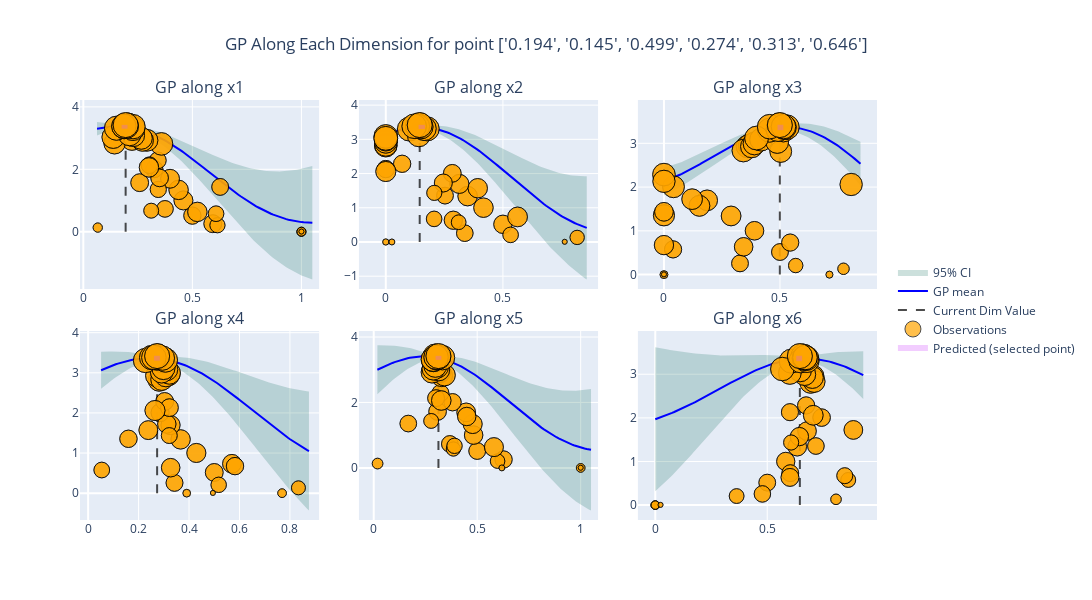

Write notebook code for a chart like this one.
### Markdown cell above
## Sequential runs no noise

### Code cell
def noise_fn(x, y):
    return y

save_dir = "data/bayes_sim/"
runs = tester.run(SingleTaskGP, n_runs=40, technical_repeats=2, batch_size=1, noise_fn=noise_fn, plot_each=False)
runs.plot_GP(SingleTaskGP, figsize=(12, 6))
